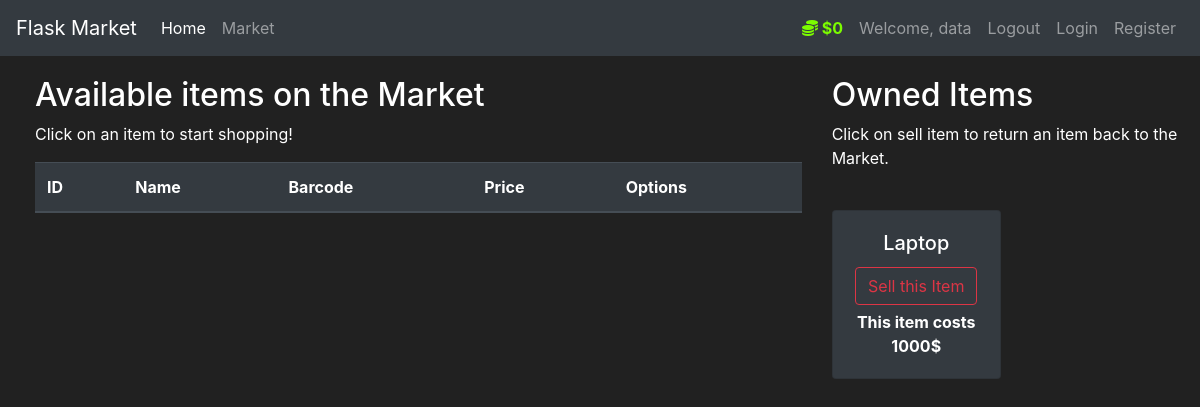
Page /market (signed in) on the committed database.
### market/models.py (models this page shows, shortened)
class User(db.Model, UserMixin):
    id = db.Column(db.Integer(), primary_key=True)
    username = db.Column(db.String(length=30), nullable = False, unique= True)
    email_address = db.Column(db.String(length=50), nullable = False, unique= True)
    password_hash = db.Column(db.String(length=60), nullable = False)
    budget = db.Column(db.Integer(), nullable = False, default = 1000)
    items = db.relationship('Item', backref='owned_user', lazy=True)
    @property
    def prettier_budget(self):
        if len(str(self.budget)) >= 4:
            return f'${str(self.budget)[:-3]},{str(self.budget)[-3:]}'
        else:
            return f'${self.budget}'
    @property
    def password(self):
        return self.password

class Item(db.Model):
    id = db.Column(db.Integer(), primary_key=True)
    name = db.Column(db.String(length=30), nullable=False, unique=True)
    price = db.Column(db.Integer(), nullable=False)
    barcode = db.Column(db.String(length=12), nullable=False, unique=True)
    description = db.Column(db.String(length=1024), nullable=False, unique=True)
    owner = db.Column(db.Integer(), db.ForeignKey('user.id'))

### market/routes.py (the view, shortened to what this page needs)
@app.route('/market', methods=['GET', 'POST'])
@login_required
def market_page():
    purchase_form = PurchaseItemForm()
    selling_form = SellItemForm()
    if request.method == "GET":
        items = Item.query.filter_by(owner=None)
        owned_items = Item.query.filter_by(owner=current_user.id)
        return render_template('market.html', items=items, purchase_form=purchase_form, owned_items=owned_items, selling_form=selling_form)

### market/models.py (called while the page is built)
@login_manager.user_loader
def load_user(user_id):
    return User.query.get(int(user_id))

### market/templates/market.html (shortened to what this page needs)
{% extends 'base.html' %} // This line tells Flask to use the base.html file as
{% block content %}
<div class="row" style="margin-top: 20px; margin-left: 20px">
  <div class="col-8">
    <h2>Available items on the Market</h2>
    <p>Click on an item to start shopping!</p>
    <table class="table table-hover table-dark">
      <thead>
        <tr>
          <th scope="col">ID</th>
          <th scope="col">Name</th>
          <th scope="col">Barcode</th>
          <th scope="col">Price</th>
          <th scope="col">Options</th>
        </tr>
      </thead>
    </table>
  </div>
  <div class="col-4">
    <h2>Owned Items</h2>
    <p>Click on sell item to return an item back to the Market.</p>
    <br />
    <div class="row">
      {% for owned_item in owned_items %}
      <div class="col-md-6">
        <div style="margin-bottom: 5px" class="card text-center bg-dark">
          <div class="card-body">
            <h5 class="card-title">{{ owned_item.name }}</h5>
            <button
              type="button"
              class="btn btn-outline-danger"
              style="margin-bottom: 5px"
              data-toggle="modal"
              data-target="#Modal-SellingConfirm-{{ owned_item.id }}"
            >
              Sell this Item
            </button>
            <p class="card-text">
              <strong> This item costs {{ owned_item.price }}$ </strong>
            </p>
          </div>
        </div>
      </div>
      {% endfor %}
    </div>
  </div>
</div>
{% endblock %}

### market/templates/base.html (shortened to what this page needs)
<!DOCTYPE html>
<html lang="en">
  <head>
    <link
      rel="stylesheet"
      href="https://cdn.jsdelivr.net/npm/bootstrap@4.5.3/dist/css/bootstrap.min.css"
    />
  </head>
  <body>
    <nav class="navbar navbar-expand-md navbar-dark bg-dark">
      <a class="navbar-brand" href="#">Flask Market</a>
      <div class="collapse navbar-collapse" id="navbarNav">
        <ul class="navbar-nav mr-auto">
          <li class="nav-item active">
            <a class="nav-link" href="{{ url_for('home_page') }}"
              >Home <span class="sr-only">(current)</span></a
            >
          </li>
          <li class="nav-item">
            <a class="nav-link" href="{{ url_for('market_page') }}">Market</a>
          </li>
        </ul>
        {% if current_user.is_authenticated %}
        <ul class="navbar-nav">
          <li class="nav-item">
            <a class="nav-link" style="color: lawngreen; font-weight: bold">
              <i class="fas fa-coins"></i>
              {{ current_user.prettier_budget }}
            </a>
          </li>
          <li class="nav-item">
            <a class="nav-link">Welcome, {{ current_user.username }}</a>
          </li>
          <li class="nav-item">
            <a class="nav-link" href="{{ url_for('logout_page') }}">Logout</a>
          </li>
        </ul>
        {% endif %}
        <ul class="navbar-nav">
          <li class="nav-item">
            <a class="nav-link" href="{{ url_for('login_page') }}">Login</a>
          </li>
          <li class="nav-item">
            <a class="nav-link" href="{{ url_for('register_page') }}"
              >Register</a
            >
          </li>
        </ul>
      </div>
    </nav>
    {% block content %} {% endblock %}
  </body>
</html>

### market/templates/base.html (style rules this page uses)
body { background-color: #212121; color: white; }

### rows in the picture
User: prettier_budget "$0", username "data"
Item: name "Laptop", price "1000"
